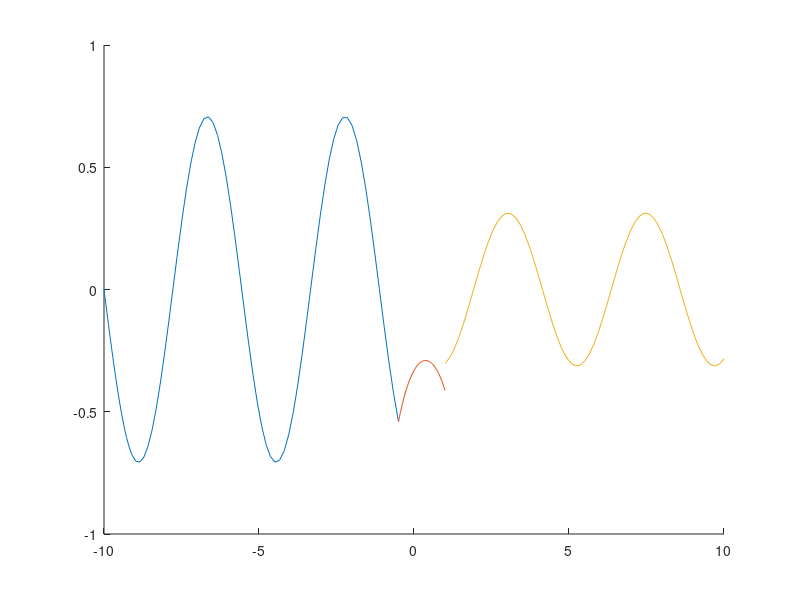

This chart was generated by the following MATLAB code:
% Constants: change these to sensible things
hbar = 1;
m = 1;
E = 1; % get this one from "allowedenergies.m" (just read it out of the table)
V0 = 2; % energy level of barrier
a = 0.5; % width of barrier

%% STEP 1: BEFORE THE BARRIER


% rhs equation
rhs_b = @(x,u)[u(2); -2*m*E./hbar^2 * u(1)];

% choose initial condition based on energy the particle has before the
% barrier:
% basically, this is the value of the function at some point to the left of
% the barrier. 
% make the derivative initial condition zero if you choose a max
% fix to be more accurate later. 
u0_b = [0.5, 0];
% this is where the initial condition is defined at
xinitial_b = -10; % fix later
% place xfinal a little bit after the barrier starts
% barrier starts at 0 - a, so:
xfinal_b = -1*a;
% before barrier solution
[x_b, u_b] = ode45(rhs_b,[xinitial_b, xfinal_b], u0_b);

%% STEP 2: INSIDE THE BARRIER
% rhs function for this part
rhs_i = @(x,u)[u(2); -2*m*(E-V0)./hbar^2 * u(1)];
xinitial_i = -1*a; % this is where the barrier starts
xfinal_i = a+0.5; % went out a bit so the solution covers it
% initial condition is the value of the PREVIOUS step at the barrier
% beginning

% Goal here is to find the index of x variable at the beginning of the
% barrier, -1*a
for n=1:size(x_b)
    if abs(x_b(n,1)-(-1*a))<0.1
        barrindexb=n;
    end
end

% then use that index to find the value of the func at -1*a and its first
% derivative - these are the initial conditions
u0_i = [u_b(barrindexb,1), u_b(barrindexb,2)];

% now just solve
[x_i, u_i] = ode45(rhs_i,[xinitial_i, xfinal_i], u0_i);

%% STEP 3: AFTER THE BARRIER

% same rhs function from first step
xinitial_a = xfinal_i; % end of barrier
xfinal_a = 10; % whatever you want

% find index of end of barrier: 
for n=1:size(x_i)
    if abs(x_i(n,1)-a)<0.1
        barrindexa=n;
    end
end

% initial conditions for after-barrier are the end of the barrier
u0_a = [u_i(barrindexa,1), u_i(barrindexa,2)];

% solve!
[x_a, u_a] = ode45(rhs_b,[xinitial_a,xfinal_a],u0_a);

% after this make a function that is all the u's:
% u_b from xinitial_b to -1*a
% u_i from -1*a to a
% u_a from a to xfinal_a

%% STEP 3: PLOTTING RESULTS
figure
hold on

plot(x_b,u_b(:,2))

plot(x_i,u_i(:,2))

plot(x_a,u_a(:,2))

